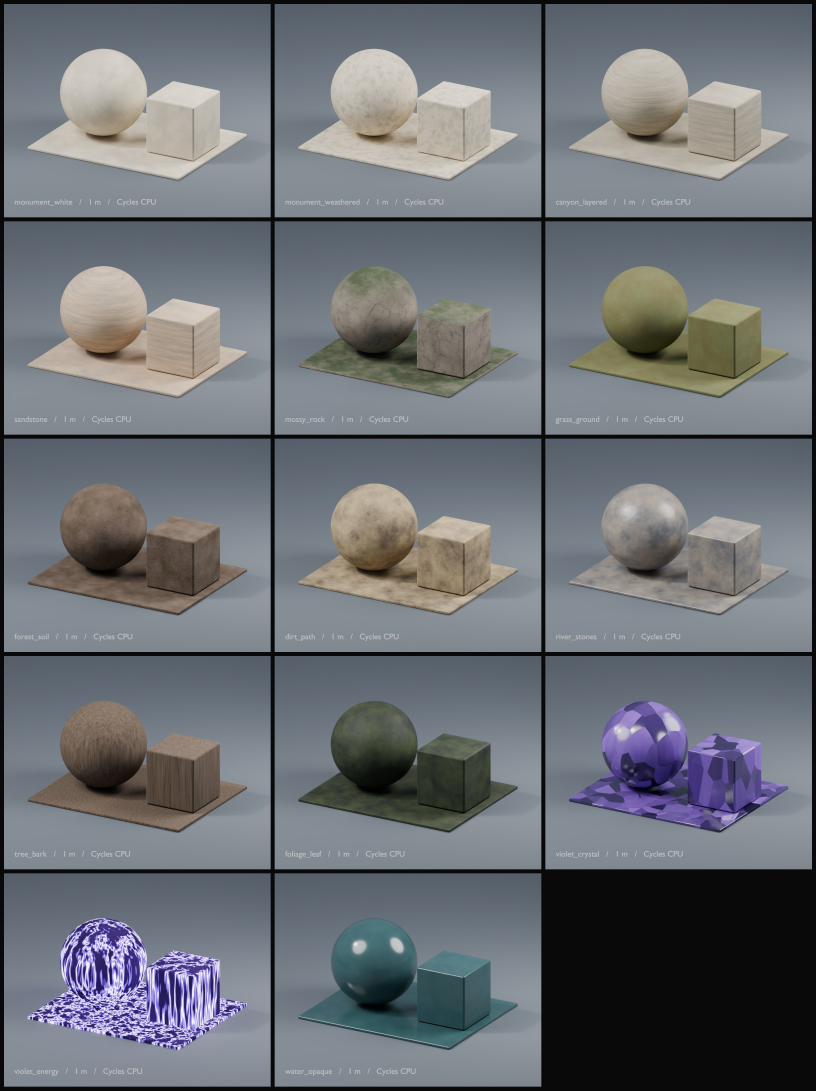
#> input picture art/materials/swatches.jpg, 2448 x 3272 px (shown at 1/3 size)
$ python -i make_pbr.py   (imports and definitions only)
#> lines starting #> are read from the running program, lines starting #| are printed output that depends on the picture
"""Farbkarte (Draufsicht-Foto) -> kachelnder PBR-Satz fuer Violet Reach.

Schritte
  1. Laden, optional zuschneiden (--crop), quadratisch machen, auf Arbeitsgroesse.
  2. (a) Grossflaechige Helligkeits-/Farbunterschiede herausrechnen: Hochpass auf
     log-Luminanz mit grossem Gauss-Radius (--flatten-radius, Anteil der Kantenlaenge),
     Farbmittel bleibt erhalten; Chroma-Tieffrequenz anteilig (--flatten-chroma).
  3. (b) Kachelbarkeit pruefen (Randsprung vs. Innengradient). Ist die Quelle nicht
     kachelbar (oder --tile force): Versatz um halbe Kantenlaenge, danach die
     Mittelkreuz-Naht mit Patches aus dem Bild selbst ueberdecken, deren Raender per
     Minimalschnitt (dynamische Programmierung, Efros-Freeman) gelegt werden.
  4. Mittlere Farbe sanft an die Palettenfarbe angleichen (--match, 0..1).
  5. (c) Hoehe aus Luminanz mit Frequenzgewichtung (Differenz-von-Gauss-Pyramide,
     --freq), Normalen im Tangentenraum (OpenGL: +Y = Bild oben, --strength),
     Rauheit (--roughness Grundwert + --rough-var Variation), Verdeckung aus Hoehe.
  6. (d) Ausgabe:
       ground: <out>/<1k|2k>/<name>_albedo.webp  sRGB
               <out>/<1k|2k>/<name>_normal.webp  linear, RGB = XYZ*0.5+0.5
               <out>/<1k|2k>/<name>_orh.webp     linear, R=Verdeckung G=Rauheit B=Hoehe
       detail: <out>/<name>_normal.webp, <out>/<name>_rough.webp (Graustufe), 1024
     plus art/textures/meta/<kind>_<name>.json mit Messwerten (Kachelbarkeit, mittlere Farbe, Palette).

Nur numpy + Pillow (kein scipy): Unschaerfe per FFT (periodisch) bzw. FFT auf
gespiegelt aufgefuelltem Bild (nicht periodische Quellen).
"""
import argparse
import json
import math
from pathlib import Path

import numpy as np
from PIL import Image

ROOT = Path(__file__).resolve().parents[2]
# [1 line that did not run here, left out]


# --------------------------------------------------------------- Farbe
def srgb_to_lin(c):
    c = np.asarray(c, np.float32)
    return np.where(c <= 0.04045, c / 12.92, ((c + 0.055) / 1.055) ** 2.4).astype(np.float32)


def lin_to_srgb(c):
    c = np.clip(c, 0.0, 1.0)
    return np.where(c <= 0.0031308, c * 12.92, 1.055 * np.power(c, 1 / 2.4) - 0.055).astype(np.float32)


def luminance(lin):
    return (lin[..., 0] * 0.2126 + lin[..., 1] * 0.7152 + lin[..., 2] * 0.0722).astype(np.float32)


# [6 lines left out: function lab, not called in this run]


def hex_to_lin(h):
    h = h.lstrip("#")
    return srgb_to_lin(np.array([int(h[i:i + 2], 16) for i in (0, 2, 4)], np.float32) / 255.0)


def lin_to_hex(c):
    s = np.round(lin_to_srgb(np.asarray(c, np.float32)) * 255).astype(int)
    return "#%02X%02X%02X" % tuple(s)


# [71 lines left out: functions palette_target, _gauss_kernel_fft, blur, resize, resize_wrap, seam_ratio, not called in this run]


def _min_cut_vertical(err):
    """Pfad minimaler Kosten von oben nach unten durch err (H x w). Liefert Spalte je Zeile."""
    h, w = err.shape
    cost = err.copy()
    back = np.zeros((h, w), np.int8)
    for y in range(1, h):
        prev = cost[y - 1]
        left = np.r_[np.inf, prev[:-1]]
        right = np.r_[prev[1:], np.inf]
        stack = np.stack([left, prev, right])
        idx = np.argmin(stack, 0)
        cost[y] += stack[idx, np.arange(w)]
        back[y] = idx - 1
    path = np.zeros(h, int)
    path[-1] = int(np.argmin(cost[-1]))
    for y in range(h - 1, 0, -1):
        path[y - 1] = np.clip(path[y] + back[y, path[y]], 0, w - 1)
    return path


def _paste_vertical_band(dst, patch, x0, ov, feather):
    """patch (H x pw) in dst ab Spalte x0 (periodisch) setzen; linke/rechte Ueberlappung
    der Breite ov per Minimalschnitt. Gibt neues Bild zurueck."""
    H, W = dst.shape[:2]
    pw = patch.shape[1]
    cols = (np.arange(pw) + x0) % W
    region = dst[:, cols]
    err = ((region - patch) ** 2).sum(-1) if dst.ndim == 3 else (region - patch) ** 2
    mask = np.zeros((H, pw), np.float32)  # 1 = patch
    lp = _min_cut_vertical(err[:, :ov])
    rp = _min_cut_vertical(err[:, pw - ov:]) + pw - ov
    xx = np.arange(pw)[None, :]
    mask[(xx >= lp[:, None]) & (xx <= rp[:, None])] = 1.0
    if feather > 0:
        mask = blur(mask, feather, wrap=False)
        mask[:, :1] = 0
        mask[:, -1:] = 0
    m = mask[..., None] if dst.ndim == 3 else mask
    out = dst.copy()
    out[:, cols] = region * (1 - m) + patch * m
    return out


def make_tileable(img, band=0.10, overlap=0.06, feather=1.5, rng=None, directional=False):
    """Offset + Patch-Mischung mit Minimalschnitt-Raendern. img (H,W,3) float, quadratisch."""
    rng = rng or np.random.default_rng(1)
    H, W = img.shape[:2]
    hb = int(W * band / 2)
    ov = max(8, int(W * overlap))
    half = hb + ov
    B = np.roll(img, (H // 2, W // 2), (0, 1))
    # Senkrechte Naht bei x = W/2: Spaltenband aus dem Original, vertikal um H/2 versetzt
    # (seine eigene Randnaht faellt so auf die waagrechte Naht, die Schritt 2 ueberdeckt).
    dst0 = W // 2 - half
    best = None
    for xs in np.linspace(W * 0.3, W * 0.7, 13).astype(int):
        P = np.roll(img[:, xs - half:xs + half], H // 2, 0)
        cols = (np.arange(2 * half) + dst0) % W
        r = B[:, cols]
        e = (((r[:, :ov] - P[:, :ov]) ** 2).mean() + ((r[:, -ov:] - P[:, -ov:]) ** 2).mean())
        if best is None or e < best[0]:
            best = (e, xs, P)
    B1 = _paste_vertical_band(B, best[2], dst0, ov, feather)
    # Waagrechte Naht bei y = H/2: Zeilenband aus B1 (horizontal schon periodisch, daher
    # beliebig verschiebbar). Bei Schichtgestein (directional) nur kleiner Versatz.
    T = np.transpose(B1, (1, 0, 2))
    dst1 = H // 2 - half
    best2 = None
    ys_c = np.r_[np.linspace(H * 0.08, H * 0.30, 6), np.linspace(H * 0.70, H * 0.92, 6)].astype(int)
    dxs = [0] if directional else list(rng.integers(0, W, 6)) + [0]
    for ys in ys_c:
        for dx in dxs:
            rows = (np.arange(2 * half) + ys - half) % H
            P = np.roll(T[:, rows], int(dx), 0)
            cols = (np.arange(2 * half) + dst1) % H
            r = T[:, cols]
            e = (((r[:, :ov] - P[:, :ov]) ** 2).mean() + ((r[:, -ov:] - P[:, -ov:]) ** 2).mean())
            if best2 is None or e < best2[0]:
                best2 = (e, ys, dx, P)
    T2 = _paste_vertical_band(T, best2[3], dst1, ov, feather)
    out = np.transpose(T2, (1, 0, 2))
    info = {"band_px": 2 * hb, "overlap_px": ov, "src_col": int(best[1]),
            "src_row": int(best2[1]), "row_shift": int(best2[2])}
    return out.astype(np.float32), info


# --------------------------------------------------------------- Ableitungen
# [214 lines left out: functions flatten, color_match, height_from, normals_from, ao_from, roughness_from and 3 more, not called in this run]


# [2 lines not run here, left out]

>>> import cv2
>>> picture = cv2.imread('../../art/materials/swatches.jpg', cv2.IMREAD_GRAYSCALE)
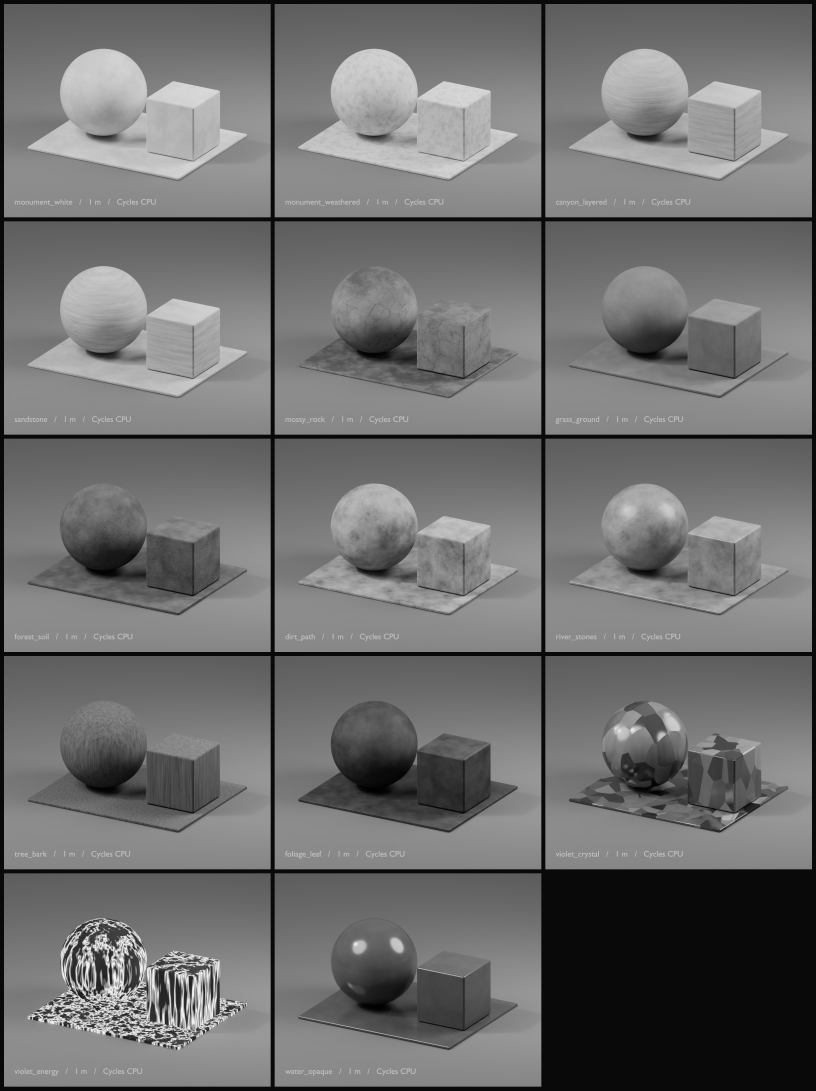
#> picture: shape (3272, 2448) (shown at 1/3 size); min 0, max 255, mean 111.3
>>> result = make_tileable(picture)
#> in make_tileable, `B = np.roll(img, (H // 2, W // 2), (0, 1))`:
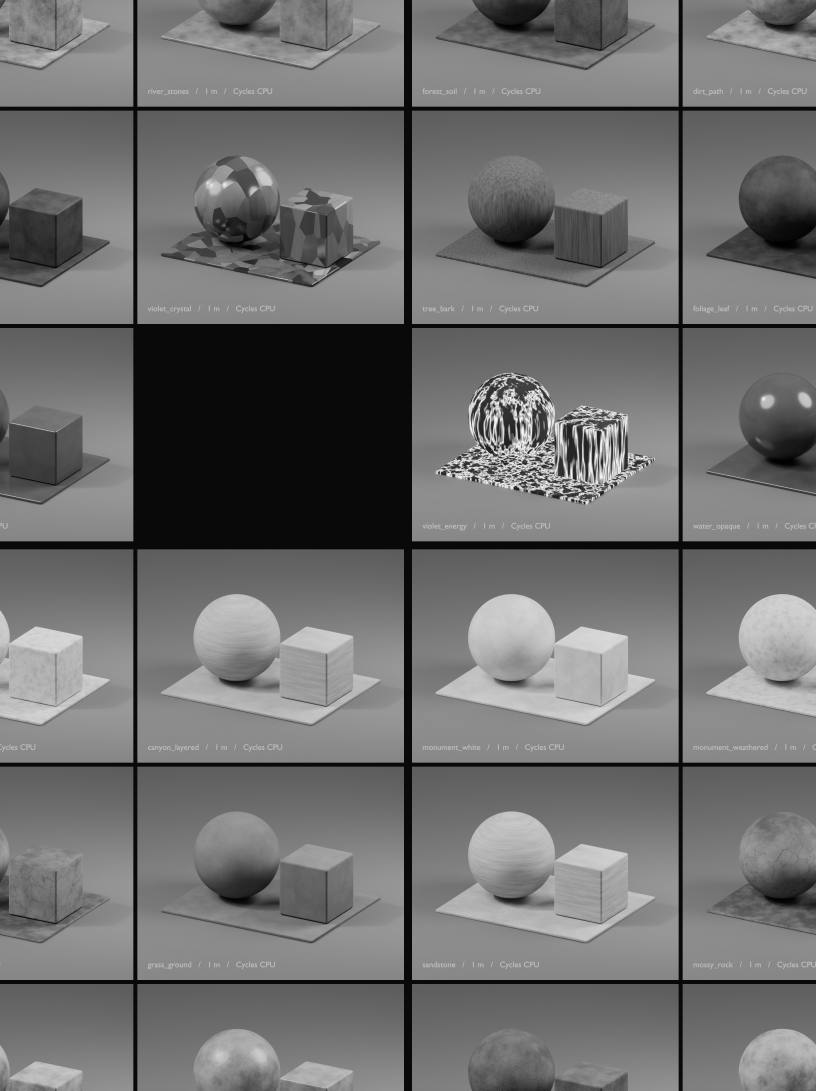
#> B: shape (3272, 2448) (shown at 1/3 size); min 0, max 255, mean 111.3
#> the loop in make_tileable, `for xs in np.linspace(W * 0.3, W * 0.7, 13).astype(int):` made 13 passes
#> e on passes 1 to 12: 91.22, 79.73, 100.6, 114.8, 118.8, 113.6, 118, 123.9, 128.1, 117.4, 99.02, 90.51
#> pass 1, in make_tileable, `r = B[:, cols]`:
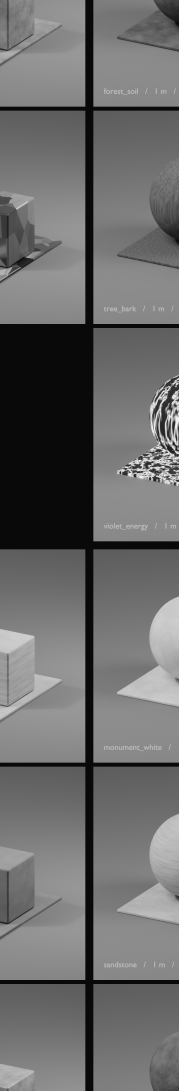
#> r: shape (3272, 536) (shown at 1/3 size); min 0, max 255, mean 107.2
#> pass 2, in make_tileable, `P = np.roll(img[:, xs - half:xs + half], H // 2, 0)`:
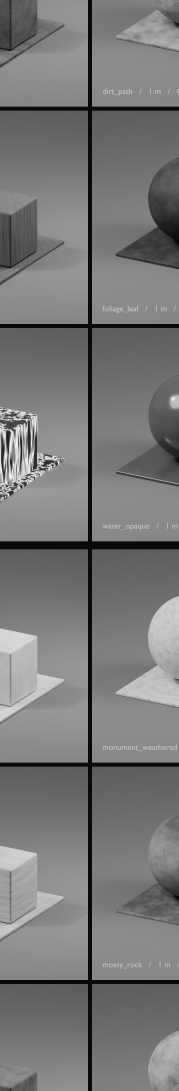
#> P: shape (3272, 536) (shown at 1/3 size); min 0, max 253, mean 120.1
#> pass 3, in make_tileable, `P = np.roll(img[:, xs - half:xs + half], H // 2, 0)`:
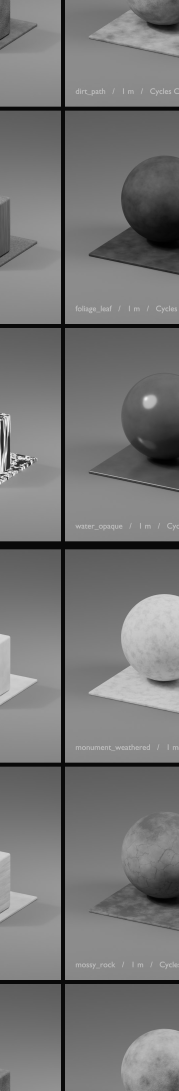
#> P: shape (3272, 536) (shown at 1/3 size); min 0, max 251, mean 117.7
#> in _paste_vertical_band, `err = ((region - patch) ** 2).sum(-1) if dst.ndim == 3 else (region - ..`:
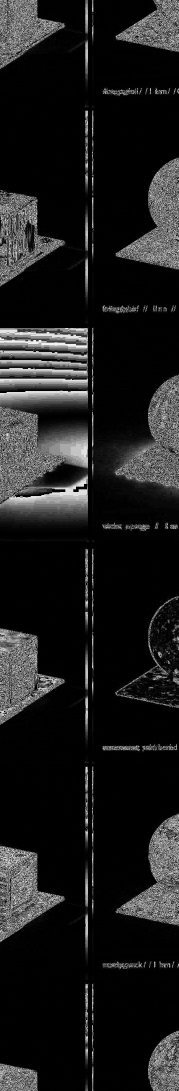
#> err: shape (3272, 536) (shown at 1/3 size); min 0, max 249, mean 28.9
#> in _min_cut_vertical, `cost = err.copy()`:
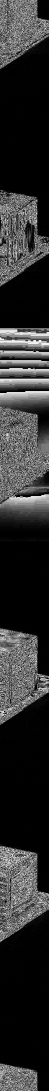
#> cost: shape (3272, 146) (shown at 1/3 size); min 0, max 249, mean 46.7
#> after the loop in _min_cut_vertical, `for y in range(1, h):`: back: shape (3272, 146) int8; every value is 0
#> (the run stopped early here; a loop or call above may not have finished)
